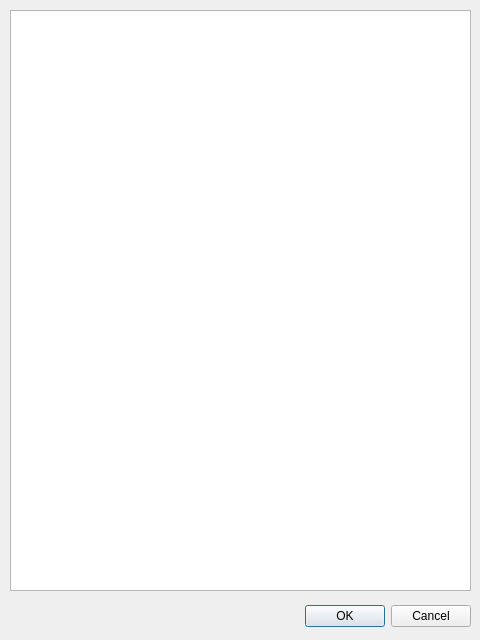
<?xml version="1.0" encoding="UTF-8"?>
<ui version="4.0">
 <class>DialogLoad</class>
 <widget class="QDialog" name="DialogLoad">
  <property name="geometry">
   <rect>
    <x>0</x>
    <y>0</y>
    <width>480</width>
    <height>640</height>
   </rect>
  </property>
  <property name="maximumSize">
   <size>
    <width>800</width>
    <height>800</height>
   </size>
  </property>
  <property name="windowTitle">
   <string>Load trajectory - WheelRobotApp</string>
  </property>
  <widget class="QDialogButtonBox" name="buttonBox">
   <property name="geometry">
    <rect>
     <x>10</x>
     <y>600</y>
     <width>461</width>
     <height>32</height>
    </rect>
   </property>
   <property name="orientation">
    <enum>Qt::Horizontal</enum>
   </property>
   <property name="standardButtons">
    <set>QDialogButtonBox::Cancel|QDialogButtonBox::Ok</set>
   </property>
  </widget>
  <widget class="QTreeView" name="treeView">
   <property name="geometry">
    <rect>
     <x>10</x>
     <y>10</y>
     <width>461</width>
     <height>581</height>
    </rect>
   </property>
  </widget>
 </widget>
 <resources/>
 <connections>
  <connection>
   <sender>buttonBox</sender>
   <signal>accepted()</signal>
   <receiver>DialogLoad</receiver>
   <slot>accept()</slot>
   <hints>
    <hint type="sourcelabel">
     <x>248</x>
     <y>254</y>
    </hint>
    <hint type="destinationlabel">
     <x>157</x>
     <y>274</y>
    </hint>
   </hints>
  </connection>
  <connection>
   <sender>buttonBox</sender>
   <signal>rejected()</signal>
   <receiver>DialogLoad</receiver>
   <slot>reject()</slot>
   <hints>
    <hint type="sourcelabel">
     <x>316</x>
     <y>260</y>
    </hint>
    <hint type="destinationlabel">
     <x>286</x>
     <y>274</y>
    </hint>
   </hints>
  </connection>
 </connections>
</ui>
